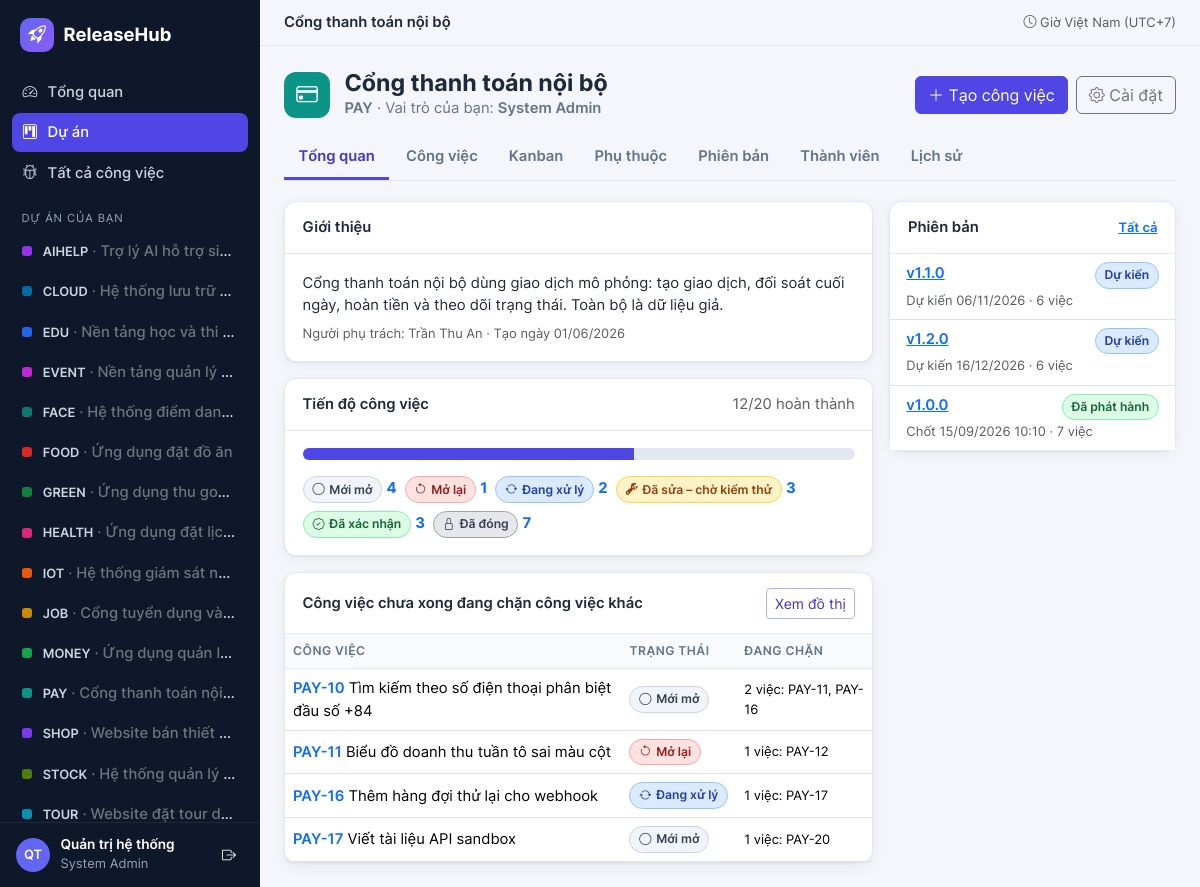
The page /public/projects/2 (signed in) on the database its author committed.
### tables this page shows
CREATE TABLE projects (
    id            INT UNSIGNED NOT NULL AUTO_INCREMENT,
    code          VARCHAR(16) NOT NULL,
    name          VARCHAR(150) NOT NULL,
    description   TEXT NULL,
    color         CHAR(7) NOT NULL DEFAULT '#4f46e5',
    icon          VARCHAR(40) NOT NULL DEFAULT 'bi-kanban',
    owner_id      INT UNSIGNED NULL,
    issue_counter INT UNSIGNED NOT NULL DEFAULT 0,
    version       INT UNSIGNED NOT NULL DEFAULT 1,
    archived_at   DATETIME NULL,
    created_at    DATETIME NOT NULL,
    updated_at    DATETIME NOT NULL,
    PRIMARY KEY (id),
    UNIQUE KEY uq_projects_code (code),
    KEY idx_projects_archived (archived_at),
    CONSTRAINT fk_projects_owner FOREIGN KEY (owner_id) REFERENCES users (id) ON DELETE SET NULL
);

CREATE TABLE users (
    id            INT UNSIGNED NOT NULL AUTO_INCREMENT,
    email         VARCHAR(190) NOT NULL,
    full_name     VARCHAR(120) NOT NULL,
    password_hash VARCHAR(255) NOT NULL,
    is_admin      TINYINT(1) NOT NULL DEFAULT 0,
    is_active     TINYINT(1) NOT NULL DEFAULT 1,
    last_login_at DATETIME NULL,
    created_at    DATETIME NOT NULL,
    updated_at    DATETIME NOT NULL,
    PRIMARY KEY (id),
    UNIQUE KEY uq_users_email (email)
);

CREATE TABLE issues (
    id                 INT UNSIGNED NOT NULL AUTO_INCREMENT,
    project_id         INT UNSIGNED NOT NULL,
    number             INT UNSIGNED NOT NULL,
    code               VARCHAR(32) NOT NULL,
    type               ENUM('bug','task','improvement') NOT NULL,
    title              VARCHAR(200) NOT NULL,
    description        TEXT NULL,
    priority           ENUM('low','medium','high','urgent') NOT NULL DEFAULT 'medium',
    severity           ENUM('trivial','minor','major','critical','blocker') NULL,
    status             ENUM('open','in_progress','resolved','verified','closed','reopened') NOT NULL DEFAULT 'open',
    reporter_id        INT UNSIGNED NOT NULL,
    assignee_id        INT UNSIGNED NULL,
    due_date           DATE NULL,
    environment        VARCHAR(255) NULL,
    steps_to_reproduce TEXT NULL,
    expected_result    TEXT NULL,
    actual_result      TEXT NULL,
    fix_ref            VARCHAR(500) NULL,
    fix_revision       INT UNSIGNED NOT NULL DEFAULT 0,
    commit_url         VARCHAR(500) NULL,
    pr_url             VARCHAR(500) NULL,
    version            INT UNSIGNED NOT NULL DEFAULT 1,
    created_at         DATETIME NOT NULL,
    updated_at         DATETIME NOT NULL,
    PRIMARY KEY (id),
    UNIQUE KEY uq_issue_number (project_id, number),
    UNIQUE KEY uq_issue_code (project_id, code),
    UNIQUE KEY uq_issue_project (id, project_id),
    KEY idx_issue_status (project_id, status),
    KEY idx_issue_assignee (project_id, assignee_id),
    KEY idx_issue_severity (project_id, severity),
    KEY idx_issue_type (project_id, type),
    KEY idx_issue_updated (project_id, updated_at),
    CONSTRAINT fk_issue_project FOREIGN KEY (project_id) REFERENCES projects (id) ON DELETE RESTRICT,
    CONSTRAINT fk_issue_reporter FOREIGN KEY (reporter_id) REFERENCES users (id),
    CONSTRAINT fk_issue_assignee FOREIGN KEY (assignee_id) REFERENCES users (id) ON DELETE SET NULL
);

CREATE TABLE releases (
    id                INT UNSIGNED NOT NULL AUTO_INCREMENT,
    project_id        INT UNSIGNED NOT NULL,
    name              VARCHAR(40) NOT NULL COMMENT 'Mã phiên bản, ví dụ v1.2.0',
    description       TEXT NULL,
    planned_date      DATE NULL,
    owner_id          INT UNSIGNED NULL,
    status            ENUM('planned','released') NOT NULL DEFAULT 'planned',
    released_at       DATETIME NULL,
    released_by       INT UNSIGNED NULL,
    snapshot_checksum CHAR(64) NULL,
    readiness_report  LONGTEXT NULL,
    version           INT UNSIGNED NOT NULL DEFAULT 1,
    created_by        INT UNSIGNED NOT NULL,
    created_at        DATETIME NOT NULL,
    updated_at        DATETIME NOT NULL,
    PRIMARY KEY (id),
    UNIQUE KEY uq_release_name (project_id, name),
    UNIQUE KEY uq_release_project (id, project_id),
    KEY idx_release_status (project_id, status),
    CONSTRAINT fk_release_project FOREIGN KEY (project_id) REFERENCES projects (id) ON DELETE RESTRICT,
    CONSTRAINT fk_release_owner FOREIGN KEY (owner_id) REFERENCES users (id) ON DELETE SET NULL,
    CONSTRAINT fk_release_by FOREIGN KEY (released_by) REFERENCES users (id) ON DELETE SET NULL,
    CONSTRAINT fk_release_creator FOREIGN KEY (created_by) REFERENCES users (id)
);

### views/layouts/app.php (the view, shortened to what the rows shown need)
<!doctype html>
<html lang="vi">
<head>
    <link rel="stylesheet" href="<?= e(asset('vendor/bootstrap/bootstrap.min.css')) ?>">
    <link rel="stylesheet" href="<?= e(asset('vendor/bootstrap-icons/bootstrap-icons.min.css')) ?>">
    <link rel="stylesheet" href="<?= e(asset('css/fonts.css')) ?>">
    <link rel="stylesheet" href="<?= e(asset('css/app.css')) ?>">
</head>
<body>
<aside class="rh-sidebar" id="sidebar" aria-label="Điều hướng chính">
    <nav class="rh-nav">
        <?php foreach ($sidebarProjects as $sp): ?>
            <a href="<?= e(url('projects/' . $sp['id'])) ?>" title="<?= e($sp['name']) ?>">
                <span class="dot" style="background:<?= e($sp['color']) ?>"></span>
                <span class="pname"><span class="pcode fw-semibold"><?= e($sp['code']) ?></span> <span class="text-secondary">· <?= e($sp['name']) ?></span></span>
            </a>
        <?php endforeach; ?>
    </nav>
    <div class="rh-userbox">
        <div class="rh-avatar" aria-hidden="true"><?= e(initials($user['full_name'])) ?></div>
        <div class="flex-grow-1" style="min-width:0">
            <div class="uname"><?= e($user['full_name']) ?></div>
            <small><?= !empty($user['is_admin']) ? 'System Admin' : 'Thành viên' ?></small>
        </div>
        <form method="post" action="<?= e(url('logout')) ?>"><?= csrf_field() ?>
            <button class="btn btn-sm btn-outline-light border-0" title="Đăng xuất" aria-label="Đăng xuất"><i class="bi bi-box-arrow-right"></i></button>
        </form>
    </div>
</aside>
<div class="rh-main">
    <main id="main" class="rh-content">
        <?= $content ?>
    </main>
</div>
</body>
</html>

### views/projects/show.php (shortened to what the rows shown need)
<?php
echo partial('project_head', ['project' => $project, 'tab' => 'overview', 'role' => $role, 'can' => $can]);
$order = ['open', 'reopened', 'in_progress', 'resolved', 'verified', 'closed']; ?>
<div class="row g-3">
    <div class="col-lg-8">
        <div class="rh-card mb-3"><div class="card-head">Giới thiệu</div><div class="card-body-p"><p class="mb-0"><?= e($project['description'] ?: 'Chưa có mô tả.') ?></p>
            <p class="small text-muted mt-2 mb-0">Người phụ trách: <?= e($project['owner_name'] ?? '—') ?> · Tạo ngày <?= e(vn_dt($project['created_at'], 'd/m/Y')) ?></p></div></div>
        <div class="rh-card mb-3"><div class="card-head">Tiến độ công việc <span class="fw-normal text-muted"><?= e($done) ?>/<?= e($total) ?> hoàn thành</span></div>
            <div class="card-body-p">
                <div class="d-flex flex-wrap gap-2">
                <?php foreach ($order as $s): ?><a class="text-decoration-none" href="<?= e(url('projects/' . $project['id'] . '/issues?status=' . $s)) ?>"><?= status_badge($s) ?> <strong><?= e($status_counts[$s] ?? 0) ?></strong></a><?php endforeach; ?></div>
            </div></div>
        <div class="rh-card"><div class="card-head">Công việc chưa xong đang chặn công việc khác <a class="btn btn-sm btn-outline-primary" href="<?= e(url('projects/' . $project['id'] . '/graph')) ?>">Xem đồ thị</a></div>
            <?php if (!$blockers): ?><div class="empty"><i class="bi bi-check2-circle"></i>Không có công việc nào đang chặn.</div><?php else: ?>
            <div class="table-responsive"><table class="table rh-table"><thead><tr><th>Công việc</th><th>Trạng thái</th><th>Đang chặn</th></tr></thead><tbody>
            <?php foreach (array_slice($blockers, 0, 8) as $b): ?><tr><td><a class="code-link" href="<?= e(url('issues/' . $b['id'])) ?>"><?= e($b['code']) ?></a> <?= e($b['title']) ?></td>
                <td><?= status_badge($b['status'], $b['type']) ?></td><td class="small"><?= e($b['blocking_count']) ?> việc: <?= e($b['blocking_codes']) ?></td></tr><?php endforeach; ?>
            </tbody></table></div><?php endif; ?></div>
    </div>
    <div class="col-lg-4">
        <div class="rh-card"><div class="card-head">Phiên bản <a class="small" href="<?= e(url('projects/' . $project['id'] . '/releases')) ?>">Tất cả</a></div>
            <ul class="list-group list-group-flush">
            <?php foreach ($releases as $r): ?><li class="list-group-item">
                <div class="d-flex justify-content-between"><a class="fw-semibold" href="<?= e(url('releases/' . $r['id'])) ?>"><?= e($r['name']) ?></a>
                    <span class="rh-badge <?= $r['status'] === 'released' ? 'st-verified' : 'st-in_progress' ?>"><?= $r['status'] === 'released' ? 'Đã phát hành' : 'Dự kiến' ?></span></div>
                <small class="text-muted"><?= $r['status'] === 'released' ? 'Chốt ' . e(vn_dt($r['released_at'])) : 'Dự kiến ' . e(vn_date($r['planned_date'])) ?> · <?= e($r['item_count']) ?> việc</small></li><?php endforeach; ?>
            </ul></div>
    </div>
</div>

### views/partials/project_head.php (shortened to what the rows shown need)
<?php
$id = (int) $project['id'];
$tabs = ['overview' => ['Tổng quan', 'projects/' . $id], 'issues' => ['Công việc', 'projects/' . $id . '/issues'], 'board' => ['Kanban', 'projects/' . $id . '/board'],
    'graph' => ['Phụ thuộc', 'projects/' . $id . '/graph'], 'releases' => ['Phiên bản', 'projects/' . $id . '/releases'],
    'members' => ['Thành viên', 'projects/' . $id . '/members'], 'history' => ['Lịch sử', 'projects/' . $id . '/history']]; ?>
<div class="proj-head">
    <div class="flex-grow-1" style="min-width:0">
        <h1 class="page-title text-truncate"><?= e($project['name']) ?> <?php if ($project['archived_at']): ?><span class="badge text-bg-secondary fs-6">Đã lưu trữ</span><?php endif; ?></h1>
        <p class="page-sub"><span class="fw-semibold"><?= e($project['code']) ?></span> · Vai trò của bạn: <span class="fw-semibold"><?= e(role_label($role)) ?></span></p>
    </div>
</div>

### app/Support/helpers.php (shortened to what the rows shown need)
<?php
if (!function_exists('e')) {
    function e(mixed $v): string
    {
        return htmlspecialchars((string) ($v ?? ''), ENT_QUOTES | ENT_SUBSTITUTE, 'UTF-8');
    }
    function base_url(): string
    {
        return $GLOBALS['__rh_base'];
    }
    function url(string $path = ''): string
    {
        return base_url() . '/' . ltrim($path, '/');
    }
    function asset(string $path): string
    {
        return url('assets/' . ltrim($path, '/'));
    }
    function vn_dt(?string $utc, string $fmt = 'd/m/Y H:i'): string
    {
        return Time::vn($utc, $fmt);
    }
    function status_badge(string $status, string $type = 'bug'): string
    {
        $icons = ['open' => 'bi-circle', 'in_progress' => 'bi-arrow-repeat', 'resolved' => 'bi-wrench-adjustable', 'verified' => 'bi-patch-check', 'closed' => 'bi-lock', 'reopened' => 'bi-arrow-counterclockwise'];
        return '<span class="rh-badge st-' . e($status) . '"><i class="bi ' . ($icons[$status] ?? 'bi-circle') . '"></i> ' . e(Catalog::statusLabel($status, $type)) . '</span>';
    }
    function partial(string $name, array $vars = []): string
    {
        return \ReleaseHub\Core\View::render('partials/' . $name, $vars, null);
    }
    function role_label(?string $role): string
    {
        return $role === 'system_admin' ? 'System Admin' : (Catalog::ROLES[$role ?? ''] ?? '—');
    }
    function initials(string $name): string
    {
        $parts = preg_split('/\s+/', trim($name)) ?: [];
        $last = end($parts) ?: '?';
        $first = $parts[0] ?? '';
        return mb_strtoupper(mb_substr($first, 0, 1) . (count($parts) > 1 ? mb_substr($last, 0, 1) : ''));
    }
}

### rows shown on the page
projects: code "AIHELP", name "Trợ lý AI hỗ trợ si…"
projects: code "CLOUD", name "Hệ thống lưu trữ…"
projects: code "EDU", name "Nền tảng học và thi…"
projects: code "EVENT", name "Nền tảng quản lý…"
projects: code "FACE", name "Hệ thống điểm dan…"
projects: code "FOOD", name "Ứng dụng đặt đồ ăn"
projects: code "GREEN", name "Ứng dụng thu go…"
projects: code "HEALTH", name "Ứng dụng đặt lịc…"
projects: code "IOT", name "Hệ thống giám sát n…"
projects: code "JOB", name "Cổng tuyển dụng và…"
projects: code "MONEY", name "Ứng dụng quản l…"
projects: code "PAY", name "Cổng thanh toán nội…", name "Cổng thanh toán nội bộ", description "Cổng thanh toán nội bộ dùng giao dịch mô phỏng: tạo giao dịch, đối soát cuối ngày, hoàn tiền và theo dõi trạng thái. Toàn bộ là dữ liệu giả.", owner.full_name "Trần Thu An", created_at "01/06/2026", version "1", id "2", owner "3"
projects: code "SHOP", name "Website bán thiết…"
projects: code "STOCK", name "Hệ thống quản lý…"
projects: code "TOUR", name "Website đặt tour d…"
users: full_name "QT", full_name "Quản trị hệ thống"
issues: code "PAY-10", title "Tìm kiếm theo số điện thoại phân biệt đầu số +84", Catalog::statusLabel($status, $type) "Mới mở", blocking_count "2", blocking_codes "PAY-11, PAY-16"
issues: code "PAY-11", title "Biểu đồ doanh thu tuần tô sai màu cột", Catalog::statusLabel($status, $type) "Mở lại", blocking_count "1", blocking_codes "PAY-12"
issues: code "PAY-16", title "Thêm hàng đợi thử lại cho webhook", Catalog::statusLabel($status, $type) "Đang xử lý", blocking_count "1", blocking_codes "PAY-17"
issues: code "PAY-17", title "Viết tài liệu API sandbox", Catalog::statusLabel($status, $type) "Mới mở", blocking_count "1", blocking_codes "PAY-20"
releases: name "v1.1.0", status "Dự kiến", planned_date "06/11/2026", item_count "6"
releases: name "v1.2.0", status "Dự kiến", planned_date "16/12/2026", item_count "6"
releases: name "v1.0.0", status "Đã phát hành", released_at "15/09/2026 10:10", item_count "7"

### other values the page prints
$title "Cổng thanh toán nội bộ"
role_label($role) "System Admin"
$label "Tổng quan"
$label "Công việc"
$label "Kanban"
$label "Phụ thuộc"
$label "Phiên bản"
$label "Thành viên"
$label "Lịch sử"
$done "12"
$total "20"
Catalog::statusLabel($status, $type) "Mới mở"
$status_counts[$s] "4"
Catalog::statusLabel($status, $type) "Mở lại"
Catalog::statusLabel($status, $type) "Đang xử lý"
